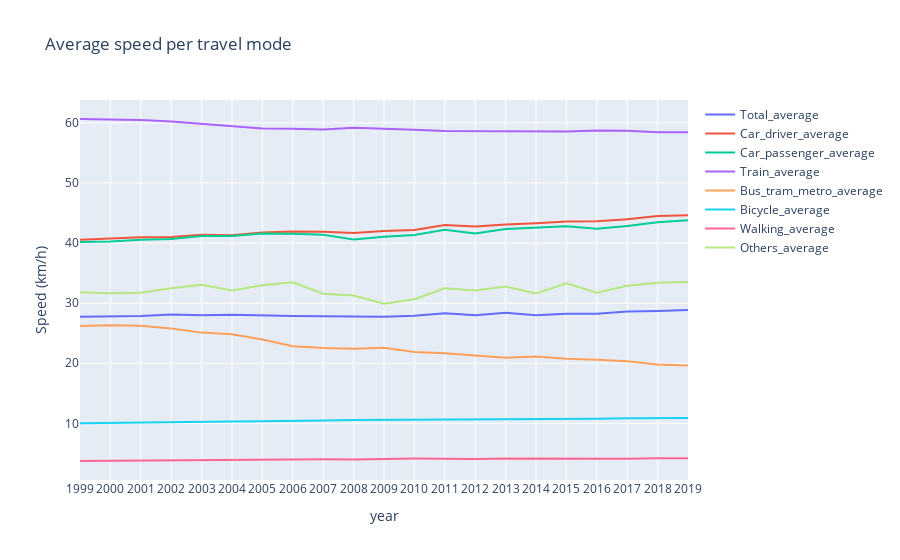

The notebook cell this image was saved under:
### Code cell
# Define the dataset names and create an empty figure
fig = go.Figure()
dataset_names = ['Total', 'Car_driver', 'Car_passenger', 'Train', 'Bus_tram_metro', 'Bicycle', 'Walking', 'Others']

# Loop through the datasets and add traces directly to the figure
for i in range(len(datasets)):
    naam = f"{dataset_names[i]}_average"
    df = datasets[i][datasets[i]['Reismotieven'] == 'Totaal']
    fig.add_trace(
        go.Scatter(
            x=df.index,  # Use the index as the x-axis (or specify the desired column)
            y=df['snelheid'],
            mode='lines',
            name=naam
        )
    )

# Show the combined plot
fig.update_layout(title='Average speed per travel mode', xaxis_title='year', yaxis_title='Speed (km/h)')
fig.show()

### Figure 1 — Plotly figure (JSON) as saved in the notebook; plotly's stock layout.template omitted (floating-point values rounded to 4 significant figures)
{"data": [{"mode": "lines", "name": "Total_average", "type": "scatter", "x": ["1999", "2000", "2001", "2002", "2003", "2004", "2005", "2006", "2007", "2008", "2009", "2010", "2011", "2012", "2013", "2014", "2015", "2016", "2017", "2018", "2019"], "y": [27.72, 27.81, 27.86, 28.12, 28.01, 28.07, 28.04, 27.89, 27.81, 27.73, 27.74, 27.91, 28.31, 28.01, 28.4, 27.99, 28.24, 28.23, 28.61, 28.7, 28.88]}, {"mode": "lines", "name": "Car_driver_average", "type": "scatter", "x": ["1999", "2000", "2001", "2002", "2003", "2004", "2005", "2006", "2007", "2008", "2009", "2010", "2011", "2012", "2013", "2014", "2015", "2016", "2017", "2018", "2019"], "y": [40.55, 40.76, 40.95, 41.01, 41.38, 41.3, 41.76, 41.93, 41.88, 41.66, 41.99, 42.19, 43.02, 42.77, 43.1, 43.29, 43.57, 43.63, 43.96, 44.5, 44.62]}, {"mode": "lines", "name": "Car_passenger_average", "type": "scatter", "x": ["1999", "2000", "2001", "2002", "2003", "2004", "2005", "2006", "2007", "2008", "2009", "2010", "2011", "2012", "2013", "2014", "2015", "2016", "2017", "2018", "2019"], "y": [40.2, 40.26, 40.56, 40.66, 41.16, 41.19, 41.58, 41.57, 41.4, 40.59, 41.05, 41.33, 42.23, 41.61, 42.33, 42.61, 42.8, 42.4, 42.83, 43.47, 43.79]}, {"mode": "lines", "name": "Train_average", "type": "scatter", "x": ["1999", "2000", "2001", "2002", "2003", "2004", "2005", "2006", "2007", "2008", "2009", "2010", "2011", "2012", "2013", "2014", "2015", "2016", "2017", "2018", "2019"], "y": [60.65, 60.55, 60.46, 60.21, 59.8, 59.46, 59.05, 59.04, 58.9, 59.17, 59.04, 58.86, 58.64, 58.62, 58.6, 58.48, 58.56, 58.73, 58.68, 58.45, 58.42]}, {"mode": "lines", "name": "Bus_tram_metro_average", "type": "scatter", "x": ["1999", "2000", "2001", "2002", "2003", "2004", "2005", "2006", "2007", "2008", "2009", "2010", "2011", "2012", "2013", "2014", "2015", "2016", "2017", "2018", "2019"], "y": [26.21, 26.33, 26.23, 25.8, 25.1, 24.85, 23.97, 22.84, 22.53, 22.41, 22.6, 21.86, 21.65, 21.26, 20.93, 21.14, 20.75, 20.57, 20.35, 19.79, 19.64]}, {"mode": "lines", "name": "Bicycle_average", "type": "scatter", "x": ["1999", "2000", "2001", "2002", "2003", "2004", "2005", "2006", "2007", "2008", "2009", "2010", "2011", "2012", "2013", "2014", "2015", "2016", "2017", "2018", "2019"], "y": [10.03, 10.11, 10.17, 10.23, 10.25, 10.31, 10.35, 10.46, 10.48, 10.56, 10.58, 10.6, 10.63, 10.64, 10.73, 10.68, 10.75, 10.78, 10.86, 10.9, 10.9]}, {"mode": "lines", "name": "Walking_average", "type": "scatter", "x": ["1999", "2000", "2001", "2002", "2003", "2004", "2005", "2006", "2007", "2008", "2009", "2010", "2011", "2012", "2013", "2014", "2015", "2016", "2017", "2018", "2019"], "y": [3.737, 3.78, 3.849, 3.835, 3.827, 3.869, 3.979, 3.996, 4.045, 4.004, 4.11, 4.159, 4.127, 4.061, 4.168, 4.131, 4.094, 4.047, 4.102, 4.187, 4.195]}, {"mode": "lines", "name": "Others_average", "type": "scatter", "x": ["1999", "2000", "2001", "2002", "2003", "2004", "2005", "2006", "2007", "2008", "2009", "2010", "2011", "2012", "2013", "2014", "2015", "2016", "2017", "2018", "2019"], "y": [31.81, 31.66, 31.72, 32.5, 33.07, 32.09, 32.97, 33.48, 31.58, 31.29, 29.93, 30.64, 32.47, 32.12, 32.78, 31.63, 33.29, 31.72, 32.9, 33.41, 33.51]}], "layout": {"autosize": true, "title": {"text": "Average speed per travel mode"}, "xaxis": {"autorange": true, "range": [0, 20], "title": {"text": "year"}, "type": "category"}, "yaxis": {"autorange": true, "range": [0.5757, 63.81], "title": {"text": "Speed (km/h)"}, "type": "linear"}}}
